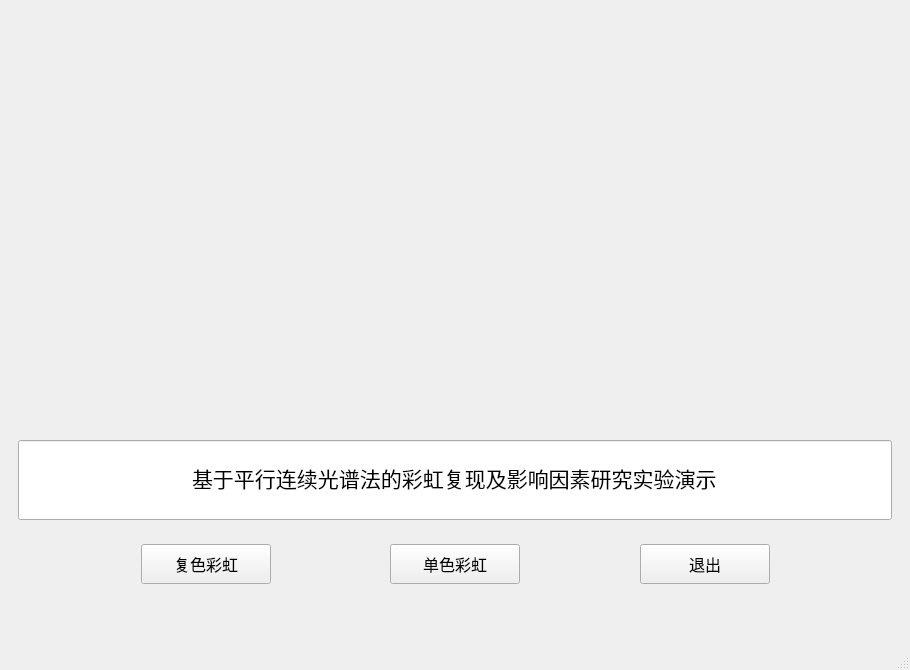
<?xml version="1.0" encoding="UTF-8"?>
<ui version="4.0">
 <class>MainWindow</class>
 <widget class="QMainWindow" name="MainWindow">
  <property name="geometry">
   <rect>
    <x>0</x>
    <y>0</y>
    <width>910</width>
    <height>670</height>
   </rect>
  </property>
  <property name="minimumSize">
   <size>
    <width>910</width>
    <height>670</height>
   </size>
  </property>
  <property name="maximumSize">
   <size>
    <width>910</width>
    <height>670</height>
   </size>
  </property>
  <property name="windowTitle">
   <string>主界面</string>
  </property>
  <widget class="QWidget" name="centralwidget">
   <layout class="QGridLayout" name="gridLayout">
    <item row="0" column="0">
     <widget class="QWidget" name="widget" native="true">
      <layout class="QGridLayout" name="gridLayout_2">
       <item row="0" column="0">
        <layout class="QGridLayout" name="gridLayout_3">
         <item row="3" column="0">
          <widget class="QWidget" name="widget_3" native="true">
           <property name="maximumSize">
            <size>
             <width>16777215</width>
             <height>60</height>
            </size>
           </property>
           <layout class="QHBoxLayout" name="horizontalLayout">
            <item>
             <spacer name="horizontalSpacer">
              <property name="orientation">
               <enum>Qt::Horizontal</enum>
              </property>
              <property name="sizeHint" stdset="0">
               <size>
                <width>40</width>
                <height>20</height>
               </size>
              </property>
             </spacer>
            </item>
            <item>
             <widget class="QPushButton" name="multicolor_btn">
              <property name="sizePolicy">
               <sizepolicy hsizetype="Fixed" vsizetype="Fixed">
                <horstretch>0</horstretch>
                <verstretch>0</verstretch>
               </sizepolicy>
              </property>
              <property name="minimumSize">
               <size>
                <width>130</width>
                <height>40</height>
               </size>
              </property>
              <property name="font">
               <font>
                <family>微软雅黑</family>
                <pointsize>12</pointsize>
               </font>
              </property>
              <property name="styleSheet">
               <string notr="true">QPushButton:hover { background-color: rgb(176, 224, 230); }
</string>
              </property>
              <property name="text">
               <string>复色彩虹</string>
              </property>
             </widget>
            </item>
            <item>
             <spacer name="horizontalSpacer_2">
              <property name="orientation">
               <enum>Qt::Horizontal</enum>
              </property>
              <property name="sizeHint" stdset="0">
               <size>
                <width>40</width>
                <height>20</height>
               </size>
              </property>
             </spacer>
            </item>
            <item>
             <widget class="QPushButton" name="monochrome_btn">
              <property name="sizePolicy">
               <sizepolicy hsizetype="Fixed" vsizetype="Fixed">
                <horstretch>0</horstretch>
                <verstretch>0</verstretch>
               </sizepolicy>
              </property>
              <property name="minimumSize">
               <size>
                <width>130</width>
                <height>40</height>
               </size>
              </property>
              <property name="font">
               <font>
                <family>微软雅黑</family>
                <pointsize>12</pointsize>
               </font>
              </property>
              <property name="styleSheet">
               <string notr="true">QPushButton:hover { background-color: rgb(176, 224, 230); }
</string>
              </property>
              <property name="text">
               <string>单色彩虹</string>
              </property>
             </widget>
            </item>
            <item>
             <spacer name="horizontalSpacer_3">
              <property name="orientation">
               <enum>Qt::Horizontal</enum>
              </property>
              <property name="sizeHint" stdset="0">
               <size>
                <width>40</width>
                <height>20</height>
               </size>
              </property>
             </spacer>
            </item>
            <item>
             <widget class="QPushButton" name="btn_close">
              <property name="sizePolicy">
               <sizepolicy hsizetype="Fixed" vsizetype="Fixed">
                <horstretch>0</horstretch>
                <verstretch>0</verstretch>
               </sizepolicy>
              </property>
              <property name="minimumSize">
               <size>
                <width>130</width>
                <height>40</height>
               </size>
              </property>
              <property name="font">
               <font>
                <family>微软雅黑</family>
                <pointsize>12</pointsize>
               </font>
              </property>
              <property name="styleSheet">
               <string notr="true">QPushButton:hover { background-color: rgb(176, 224, 230); }
</string>
              </property>
              <property name="text">
               <string>退出</string>
              </property>
             </widget>
            </item>
            <item>
             <spacer name="horizontalSpacer_4">
              <property name="orientation">
               <enum>Qt::Horizontal</enum>
              </property>
              <property name="sizeHint" stdset="0">
               <size>
                <width>40</width>
                <height>20</height>
               </size>
              </property>
             </spacer>
            </item>
           </layout>
          </widget>
         </item>
         <item row="0" column="0">
          <widget class="QWidget" name="widget_2" native="true">
           <property name="maximumSize">
            <size>
             <width>16777215</width>
             <height>380</height>
            </size>
           </property>
           <property name="focusPolicy">
            <enum>Qt::TabFocus</enum>
           </property>
           <widget class="QLabel" name="label">
            <property name="geometry">
             <rect>
              <x>240</x>
              <y>10</y>
              <width>371</width>
              <height>361</height>
             </rect>
            </property>
            <property name="text">
             <string/>
            </property>
            <property name="pixmap">
             <pixmap resource="res.qrc">:/pictures/scnu.png</pixmap>
            </property>
            <property name="scaledContents">
             <bool>true</bool>
            </property>
           </widget>
          </widget>
         </item>
         <item row="1" column="0">
          <widget class="QLineEdit" name="lineEdit">
           <property name="sizePolicy">
            <sizepolicy hsizetype="Preferred" vsizetype="Preferred">
             <horstretch>0</horstretch>
             <verstretch>0</verstretch>
            </sizepolicy>
           </property>
           <property name="minimumSize">
            <size>
             <width>200</width>
             <height>80</height>
            </size>
           </property>
           <property name="maximumSize">
            <size>
             <width>16777215</width>
             <height>80</height>
            </size>
           </property>
           <property name="font">
            <font>
             <family>微软雅黑</family>
             <pointsize>16</pointsize>
            </font>
           </property>
           <property name="text">
            <string>基于平行连续光谱法的彩虹复现及影响因素研究实验演示</string>
           </property>
           <property name="frame">
            <bool>true</bool>
           </property>
           <property name="alignment">
            <set>Qt::AlignCenter</set>
           </property>
           <property name="readOnly">
            <bool>true</bool>
           </property>
          </widget>
         </item>
         <item row="2" column="0">
          <spacer name="verticalSpacer">
           <property name="orientation">
            <enum>Qt::Vertical</enum>
           </property>
           <property name="sizeType">
            <enum>QSizePolicy::Fixed</enum>
           </property>
           <property name="sizeHint" stdset="0">
            <size>
             <width>20</width>
             <height>8</height>
            </size>
           </property>
          </spacer>
         </item>
        </layout>
       </item>
      </layout>
     </widget>
    </item>
   </layout>
  </widget>
  <widget class="QMenuBar" name="menubar">
   <property name="geometry">
    <rect>
     <x>0</x>
     <y>0</y>
     <width>910</width>
     <height>26</height>
    </rect>
   </property>
  </widget>
  <widget class="QStatusBar" name="statusbar"/>
 </widget>
 <resources>
  <include location="res.qrc"/>
 </resources>
 <connections/>
</ui>
